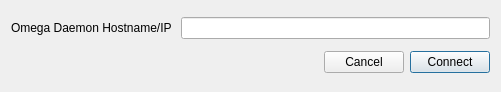
<?xml version="1.0" encoding="UTF-8"?>
<ui version="4.0">
 <class>ConnectToDaemonDialog</class>
 <widget class="QWidget" name="ConnectToDaemonDialog">
  <property name="geometry">
   <rect>
    <x>0</x>
    <y>0</y>
    <width>501</width>
    <height>92</height>
   </rect>
  </property>
  <property name="windowTitle">
   <string>Connect to Omega Music Daemon</string>
  </property>
  <layout class="QVBoxLayout" name="verticalLayout">
   <item>
    <layout class="QHBoxLayout" name="horizontalLayout_2">
     <item>
      <widget class="QLabel" name="label">
       <property name="text">
        <string>Omega Daemon Hostname/IP </string>
       </property>
      </widget>
     </item>
     <item>
      <widget class="QLineEdit" name="m_hostNameEdit"/>
     </item>
    </layout>
   </item>
   <item>
    <layout class="QHBoxLayout" name="horizontalLayout">
     <item>
      <spacer name="horizontalSpacer">
       <property name="orientation">
        <enum>Qt::Horizontal</enum>
       </property>
       <property name="sizeHint" stdset="0">
        <size>
         <width>40</width>
         <height>20</height>
        </size>
       </property>
      </spacer>
     </item>
     <item>
      <widget class="QPushButton" name="m_cancelButton">
       <property name="text">
        <string>Cancel</string>
       </property>
      </widget>
     </item>
     <item>
      <widget class="QPushButton" name="m_connectButton">
       <property name="text">
        <string>Connect</string>
       </property>
       <property name="default">
        <bool>true</bool>
       </property>
      </widget>
     </item>
    </layout>
   </item>
  </layout>
 </widget>
 <tabstops>
  <tabstop>m_hostNameEdit</tabstop>
  <tabstop>m_connectButton</tabstop>
  <tabstop>m_cancelButton</tabstop>
 </tabstops>
 <resources/>
 <connections/>
</ui>
